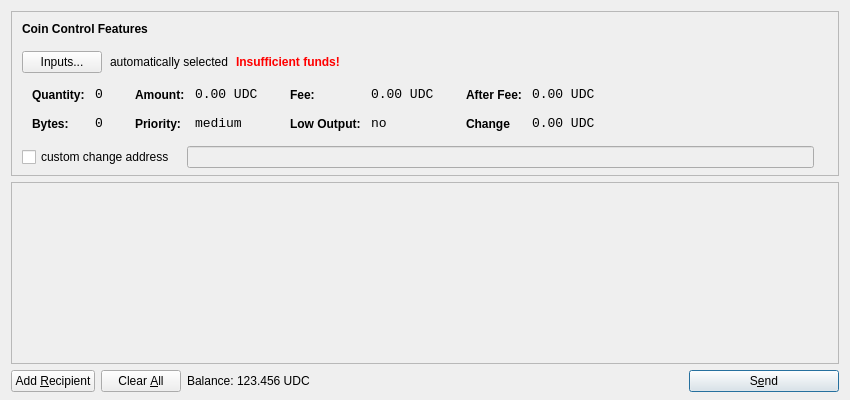
<?xml version="1.0" encoding="UTF-8"?>
<ui version="4.0">
 <class>SendCoinsDialog</class>
 <widget class="QDialog" name="SendCoinsDialog">
  <property name="geometry">
   <rect>
    <x>0</x>
    <y>0</y>
    <width>850</width>
    <height>400</height>
   </rect>
  </property>
  <property name="windowTitle">
   <string>Send Coins</string>
  </property>
  <layout class="QVBoxLayout" name="verticalLayout" stretch="0,1,0">
   <property name="bottomMargin">
    <number>8</number>
   </property>
   <item>
    <widget class="QFrame" name="frameCoinControl">
     <property name="sizePolicy">
      <sizepolicy hsizetype="Expanding" vsizetype="Expanding">
       <horstretch>0</horstretch>
       <verstretch>0</verstretch>
      </sizepolicy>
     </property>
     <property name="maximumSize">
      <size>
       <width>16777215</width>
       <height>16777215</height>
      </size>
     </property>
     <property name="frameShape">
      <enum>QFrame::StyledPanel</enum>
     </property>
     <property name="frameShadow">
      <enum>QFrame::Sunken</enum>
     </property>
     <layout class="QVBoxLayout" name="verticalLayoutCoinControl2">
      <property name="spacing">
       <number>-1</number>
      </property>
      <property name="leftMargin">
       <number>0</number>
      </property>
      <property name="topMargin">
       <number>0</number>
      </property>
      <property name="rightMargin">
       <number>0</number>
      </property>
      <property name="bottomMargin">
       <number>6</number>
      </property>
      <item>
       <layout class="QVBoxLayout" name="verticalLayoutCoinControl" stretch="0,0,0,0,1">
        <property name="spacing">
         <number>0</number>
        </property>
        <property name="leftMargin">
         <number>10</number>
        </property>
        <property name="topMargin">
         <number>10</number>
        </property>
        <item>
         <layout class="QHBoxLayout" name="horizontalLayoutCoinControl1">
          <property name="bottomMargin">
           <number>15</number>
          </property>
          <item>
           <widget class="QLabel" name="labelCoinControlFeatures">
            <property name="sizePolicy">
             <sizepolicy hsizetype="Preferred" vsizetype="Maximum">
              <horstretch>0</horstretch>
              <verstretch>0</verstretch>
             </sizepolicy>
            </property>
            <property name="font">
             <font>
              <weight>75</weight>
              <bold>true</bold>
             </font>
            </property>
            <property name="styleSheet">
             <string notr="true">font-weight:bold;</string>
            </property>
            <property name="text">
             <string>Coin Control Features</string>
            </property>
           </widget>
          </item>
         </layout>
        </item>
        <item>
         <layout class="QHBoxLayout" name="horizontalLayoutCoinControl2" stretch="0,0,0,0">
          <property name="spacing">
           <number>8</number>
          </property>
          <property name="bottomMargin">
           <number>10</number>
          </property>
          <item>
           <widget class="QPushButton" name="pushButtonCoinControl">
            <property name="styleSheet">
             <string notr="true"/>
            </property>
            <property name="text">
             <string>Inputs...</string>
            </property>
           </widget>
          </item>
          <item>
           <widget class="QLabel" name="labelCoinControlAutomaticallySelected">
            <property name="text">
             <string>automatically selected</string>
            </property>
            <property name="margin">
             <number>5</number>
            </property>
           </widget>
          </item>
          <item>
           <widget class="QLabel" name="labelCoinControlInsuffFunds">
            <property name="font">
             <font>
              <weight>75</weight>
              <bold>true</bold>
             </font>
            </property>
            <property name="styleSheet">
             <string notr="true">color:red;font-weight:bold;</string>
            </property>
            <property name="text">
             <string>Insufficient funds!</string>
            </property>
            <property name="margin">
             <number>5</number>
            </property>
           </widget>
          </item>
          <item>
           <spacer name="horizontalSpacerCoinControl">
            <property name="orientation">
             <enum>Qt::Horizontal</enum>
            </property>
            <property name="sizeHint" stdset="0">
             <size>
              <width>40</width>
              <height>1</height>
             </size>
            </property>
           </spacer>
          </item>
         </layout>
        </item>
        <item>
         <widget class="QWidget" name="widgetCoinControl" native="true">
          <property name="sizePolicy">
           <sizepolicy hsizetype="Preferred" vsizetype="Preferred">
            <horstretch>0</horstretch>
            <verstretch>0</verstretch>
           </sizepolicy>
          </property>
          <property name="minimumSize">
           <size>
            <width>0</width>
            <height>0</height>
           </size>
          </property>
          <property name="styleSheet">
           <string notr="true"/>
          </property>
          <layout class="QHBoxLayout" name="horizontalLayoutCoinControl5">
           <property name="margin">
            <number>0</number>
           </property>
           <item>
            <layout class="QHBoxLayout" name="horizontalLayoutCoinControl3" stretch="0,0,0,1">
             <property name="spacing">
              <number>20</number>
             </property>
             <property name="topMargin">
              <number>0</number>
             </property>
             <property name="bottomMargin">
              <number>10</number>
             </property>
             <item>
              <layout class="QFormLayout" name="formLayoutCoinControl1">
               <property name="horizontalSpacing">
                <number>10</number>
               </property>
               <property name="verticalSpacing">
                <number>14</number>
               </property>
               <property name="leftMargin">
                <number>10</number>
               </property>
               <property name="topMargin">
                <number>4</number>
               </property>
               <property name="rightMargin">
                <number>6</number>
               </property>
               <item row="0" column="0">
                <widget class="QLabel" name="labelCoinControlQuantityText">
                 <property name="styleSheet">
                  <string notr="true">font-weight:bold;</string>
                 </property>
                 <property name="text">
                  <string>Quantity:</string>
                 </property>
                 <property name="margin">
                  <number>0</number>
                 </property>
                </widget>
               </item>
               <item row="0" column="1">
                <widget class="QLabel" name="labelCoinControlQuantity">
                 <property name="font">
                  <font>
                   <family>Monospace</family>
                   <pointsize>10</pointsize>
                  </font>
                 </property>
                 <property name="cursor">
                  <cursorShape>IBeamCursor</cursorShape>
                 </property>
                 <property name="contextMenuPolicy">
                  <enum>Qt::ActionsContextMenu</enum>
                 </property>
                 <property name="text">
                  <string>0</string>
                 </property>
                 <property name="margin">
                  <number>0</number>
                 </property>
                 <property name="textInteractionFlags">
                  <set>Qt::LinksAccessibleByMouse|Qt::TextSelectableByKeyboard|Qt::TextSelectableByMouse</set>
                 </property>
                </widget>
               </item>
               <item row="1" column="0">
                <widget class="QLabel" name="labelCoinControlBytesText">
                 <property name="styleSheet">
                  <string notr="true">font-weight:bold;</string>
                 </property>
                 <property name="text">
                  <string>Bytes:</string>
                 </property>
                </widget>
               </item>
               <item row="1" column="1">
                <widget class="QLabel" name="labelCoinControlBytes">
                 <property name="font">
                  <font>
                   <family>Monospace</family>
                   <pointsize>10</pointsize>
                  </font>
                 </property>
                 <property name="cursor">
                  <cursorShape>IBeamCursor</cursorShape>
                 </property>
                 <property name="contextMenuPolicy">
                  <enum>Qt::ActionsContextMenu</enum>
                 </property>
                 <property name="text">
                  <string>0</string>
                 </property>
                 <property name="textInteractionFlags">
                  <set>Qt::LinksAccessibleByMouse|Qt::TextSelectableByKeyboard|Qt::TextSelectableByMouse</set>
                 </property>
                </widget>
               </item>
              </layout>
             </item>
             <item>
              <layout class="QFormLayout" name="formLayoutCoinControl2">
               <property name="horizontalSpacing">
                <number>10</number>
               </property>
               <property name="verticalSpacing">
                <number>14</number>
               </property>
               <property name="leftMargin">
                <number>6</number>
               </property>
               <property name="topMargin">
                <number>4</number>
               </property>
               <property name="rightMargin">
                <number>6</number>
               </property>
               <item row="0" column="0">
                <widget class="QLabel" name="labelCoinControlAmountText">
                 <property name="styleSheet">
                  <string notr="true">font-weight:bold;</string>
                 </property>
                 <property name="text">
                  <string>Amount:</string>
                 </property>
                 <property name="margin">
                  <number>0</number>
                 </property>
                </widget>
               </item>
               <item row="0" column="1">
                <widget class="QLabel" name="labelCoinControlAmount">
                 <property name="font">
                  <font>
                   <family>Monospace</family>
                   <pointsize>10</pointsize>
                  </font>
                 </property>
                 <property name="cursor">
                  <cursorShape>IBeamCursor</cursorShape>
                 </property>
                 <property name="contextMenuPolicy">
                  <enum>Qt::ActionsContextMenu</enum>
                 </property>
                 <property name="text">
                  <string>0.00 UDC</string>
                 </property>
                 <property name="textInteractionFlags">
                  <set>Qt::LinksAccessibleByMouse|Qt::TextSelectableByKeyboard|Qt::TextSelectableByMouse</set>
                 </property>
                </widget>
               </item>
               <item row="1" column="0">
                <widget class="QLabel" name="labelCoinControlPriorityText">
                 <property name="styleSheet">
                  <string notr="true">font-weight:bold;</string>
                 </property>
                 <property name="text">
                  <string>Priority:</string>
                 </property>
                </widget>
               </item>
               <item row="1" column="1">
                <widget class="QLabel" name="labelCoinControlPriority">
                 <property name="font">
                  <font>
                   <family>Monospace</family>
                   <pointsize>10</pointsize>
                  </font>
                 </property>
                 <property name="cursor">
                  <cursorShape>IBeamCursor</cursorShape>
                 </property>
                 <property name="contextMenuPolicy">
                  <enum>Qt::ActionsContextMenu</enum>
                 </property>
                 <property name="text">
                  <string>medium</string>
                 </property>
                 <property name="textInteractionFlags">
                  <set>Qt::LinksAccessibleByMouse|Qt::TextSelectableByKeyboard|Qt::TextSelectableByMouse</set>
                 </property>
                </widget>
               </item>
              </layout>
             </item>
             <item>
              <layout class="QFormLayout" name="formLayoutCoinControl3">
               <property name="horizontalSpacing">
                <number>10</number>
               </property>
               <property name="verticalSpacing">
                <number>14</number>
               </property>
               <property name="leftMargin">
                <number>6</number>
               </property>
               <property name="topMargin">
                <number>4</number>
               </property>
               <property name="rightMargin">
                <number>6</number>
               </property>
               <item row="0" column="0">
                <widget class="QLabel" name="labelCoinControlFeeText">
                 <property name="styleSheet">
                  <string notr="true">font-weight:bold;</string>
                 </property>
                 <property name="text">
                  <string>Fee:</string>
                 </property>
                 <property name="margin">
                  <number>0</number>
                 </property>
                </widget>
               </item>
               <item row="0" column="1">
                <widget class="QLabel" name="labelCoinControlFee">
                 <property name="font">
                  <font>
                   <family>Monospace</family>
                   <pointsize>10</pointsize>
                  </font>
                 </property>
                 <property name="cursor">
                  <cursorShape>IBeamCursor</cursorShape>
                 </property>
                 <property name="contextMenuPolicy">
                  <enum>Qt::ActionsContextMenu</enum>
                 </property>
                 <property name="text">
                  <string>0.00 UDC</string>
                 </property>
                 <property name="textInteractionFlags">
                  <set>Qt::LinksAccessibleByMouse|Qt::TextSelectableByKeyboard|Qt::TextSelectableByMouse</set>
                 </property>
                </widget>
               </item>
               <item row="1" column="0">
                <widget class="QLabel" name="labelCoinControlLowOutputText">
                 <property name="styleSheet">
                  <string notr="true">font-weight:bold;</string>
                 </property>
                 <property name="text">
                  <string>Low Output:</string>
                 </property>
                </widget>
               </item>
               <item row="1" column="1">
                <widget class="QLabel" name="labelCoinControlLowOutput">
                 <property name="font">
                  <font>
                   <family>Monospace</family>
                   <pointsize>10</pointsize>
                  </font>
                 </property>
                 <property name="cursor">
                  <cursorShape>IBeamCursor</cursorShape>
                 </property>
                 <property name="contextMenuPolicy">
                  <enum>Qt::ActionsContextMenu</enum>
                 </property>
                 <property name="text">
                  <string>no</string>
                 </property>
                 <property name="textInteractionFlags">
                  <set>Qt::LinksAccessibleByMouse|Qt::TextSelectableByKeyboard|Qt::TextSelectableByMouse</set>
                 </property>
                </widget>
               </item>
              </layout>
             </item>
             <item>
              <layout class="QFormLayout" name="formLayoutCoinControl4">
               <property name="horizontalSpacing">
                <number>10</number>
               </property>
               <property name="verticalSpacing">
                <number>14</number>
               </property>
               <property name="leftMargin">
                <number>6</number>
               </property>
               <property name="topMargin">
                <number>4</number>
               </property>
               <property name="rightMargin">
                <number>6</number>
               </property>
               <item row="0" column="0">
                <widget class="QLabel" name="labelCoinControlAfterFeeText">
                 <property name="styleSheet">
                  <string notr="true">font-weight:bold;</string>
                 </property>
                 <property name="text">
                  <string>After Fee:</string>
                 </property>
                 <property name="margin">
                  <number>0</number>
                 </property>
                </widget>
               </item>
               <item row="0" column="1">
                <widget class="QLabel" name="labelCoinControlAfterFee">
                 <property name="font">
                  <font>
                   <family>Monospace</family>
                   <pointsize>10</pointsize>
                  </font>
                 </property>
                 <property name="cursor">
                  <cursorShape>IBeamCursor</cursorShape>
                 </property>
                 <property name="contextMenuPolicy">
                  <enum>Qt::ActionsContextMenu</enum>
                 </property>
                 <property name="text">
                  <string>0.00 UDC</string>
                 </property>
                 <property name="textInteractionFlags">
                  <set>Qt::LinksAccessibleByMouse|Qt::TextSelectableByKeyboard|Qt::TextSelectableByMouse</set>
                 </property>
                </widget>
               </item>
               <item row="1" column="0">
                <widget class="QLabel" name="labelCoinControlChangeText">
                 <property name="styleSheet">
                  <string notr="true">font-weight:bold;</string>
                 </property>
                 <property name="text">
                  <string>Change</string>
                 </property>
                </widget>
               </item>
               <item row="1" column="1">
                <widget class="QLabel" name="labelCoinControlChange">
                 <property name="font">
                  <font>
                   <family>Monospace</family>
                   <pointsize>10</pointsize>
                  </font>
                 </property>
                 <property name="cursor">
                  <cursorShape>IBeamCursor</cursorShape>
                 </property>
                 <property name="contextMenuPolicy">
                  <enum>Qt::ActionsContextMenu</enum>
                 </property>
                 <property name="text">
                  <string>0.00 UDC</string>
                 </property>
                 <property name="textInteractionFlags">
                  <set>Qt::LinksAccessibleByMouse|Qt::TextSelectableByKeyboard|Qt::TextSelectableByMouse</set>
                 </property>
                </widget>
               </item>
              </layout>
             </item>
            </layout>
           </item>
          </layout>
         </widget>
        </item>
        <item>
         <layout class="QHBoxLayout" name="horizontalLayoutCoinControl4" stretch="0,0,0">
          <property name="spacing">
           <number>12</number>
          </property>
          <property name="sizeConstraint">
           <enum>QLayout::SetDefaultConstraint</enum>
          </property>
          <property name="topMargin">
           <number>5</number>
          </property>
          <property name="rightMargin">
           <number>5</number>
          </property>
          <item>
           <widget class="QCheckBox" name="checkBoxCoinControlChange">
            <property name="text">
             <string>custom change address</string>
            </property>
           </widget>
          </item>
          <item>
           <widget class="QLineEdit" name="lineEditCoinControlChange">
            <property name="enabled">
             <bool>false</bool>
            </property>
            <property name="sizePolicy">
             <sizepolicy hsizetype="Expanding" vsizetype="Fixed">
              <horstretch>0</horstretch>
              <verstretch>0</verstretch>
             </sizepolicy>
            </property>
           </widget>
          </item>
          <item>
           <widget class="QLabel" name="labelCoinControlChangeLabel">
            <property name="sizePolicy">
             <sizepolicy hsizetype="Preferred" vsizetype="Expanding">
              <horstretch>0</horstretch>
              <verstretch>0</verstretch>
             </sizepolicy>
            </property>
            <property name="minimumSize">
             <size>
              <width>0</width>
              <height>0</height>
             </size>
            </property>
            <property name="text">
             <string/>
            </property>
            <property name="margin">
             <number>3</number>
            </property>
           </widget>
          </item>
         </layout>
        </item>
        <item>
         <spacer name="verticalSpacerCoinControl">
          <property name="orientation">
           <enum>Qt::Vertical</enum>
          </property>
          <property name="sizeHint" stdset="0">
           <size>
            <width>800</width>
            <height>1</height>
           </size>
          </property>
         </spacer>
        </item>
       </layout>
      </item>
     </layout>
    </widget>
   </item>
   <item>
    <widget class="QScrollArea" name="scrollArea">
     <property name="widgetResizable">
      <bool>true</bool>
     </property>
     <widget class="QWidget" name="scrollAreaWidgetContents">
      <property name="geometry">
       <rect>
        <x>0</x>
        <y>0</y>
        <width>830</width>
        <height>165</height>
       </rect>
      </property>
      <layout class="QVBoxLayout" name="verticalLayout_2">
       <property name="margin">
        <number>0</number>
       </property>
       <item>
        <layout class="QVBoxLayout" name="entries">
         <property name="spacing">
          <number>6</number>
         </property>
        </layout>
       </item>
       <item>
        <spacer name="verticalSpacer">
         <property name="orientation">
          <enum>Qt::Vertical</enum>
         </property>
         <property name="sizeHint" stdset="0">
          <size>
           <width>20</width>
           <height>40</height>
          </size>
         </property>
        </spacer>
       </item>
      </layout>
     </widget>
    </widget>
   </item>
   <item>
    <layout class="QHBoxLayout" name="horizontalLayout">
     <item>
      <widget class="QPushButton" name="addButton">
       <property name="toolTip">
        <string>Send to multiple recipients at once</string>
       </property>
       <property name="text">
        <string>Add &amp;Recipient</string>
       </property>
       <property name="icon">
        <iconset resource="../bitcoin.qrc">
         <normaloff>:/icons/add</normaloff>:/icons/add</iconset>
       </property>
       <property name="autoDefault">
        <bool>false</bool>
       </property>
      </widget>
     </item>
     <item>
      <widget class="QPushButton" name="clearButton">
       <property name="sizePolicy">
        <sizepolicy hsizetype="Minimum" vsizetype="Fixed">
         <horstretch>0</horstretch>
         <verstretch>0</verstretch>
        </sizepolicy>
       </property>
       <property name="toolTip">
        <string>Remove all transaction fields</string>
       </property>
       <property name="text">
        <string>Clear &amp;All</string>
       </property>
       <property name="icon">
        <iconset resource="../bitcoin.qrc">
         <normaloff>:/icons/remove</normaloff>:/icons/remove</iconset>
       </property>
       <property name="autoRepeatDelay">
        <number>300</number>
       </property>
       <property name="autoDefault">
        <bool>false</bool>
       </property>
      </widget>
     </item>
     <item>
      <layout class="QHBoxLayout" name="horizontalLayout_2">
       <property name="spacing">
        <number>3</number>
       </property>
       <item>
        <widget class="QLabel" name="label">
         <property name="sizePolicy">
          <sizepolicy hsizetype="Preferred" vsizetype="Fixed">
           <horstretch>0</horstretch>
           <verstretch>0</verstretch>
          </sizepolicy>
         </property>
         <property name="text">
          <string>Balance:</string>
         </property>
        </widget>
       </item>
       <item>
        <widget class="QLabel" name="labelBalance">
         <property name="sizePolicy">
          <sizepolicy hsizetype="Preferred" vsizetype="Fixed">
           <horstretch>0</horstretch>
           <verstretch>0</verstretch>
          </sizepolicy>
         </property>
         <property name="cursor">
          <cursorShape>IBeamCursor</cursorShape>
         </property>
         <property name="text">
          <string>123.456 UDC</string>
         </property>
         <property name="textInteractionFlags">
          <set>Qt::LinksAccessibleByMouse|Qt::TextSelectableByKeyboard|Qt::TextSelectableByMouse</set>
         </property>
        </widget>
       </item>
      </layout>
     </item>
     <item>
      <spacer name="horizontalSpacer">
       <property name="orientation">
        <enum>Qt::Horizontal</enum>
       </property>
       <property name="sizeHint" stdset="0">
        <size>
         <width>40</width>
         <height>20</height>
        </size>
       </property>
      </spacer>
     </item>
     <item>
      <widget class="QPushButton" name="sendButton">
       <property name="minimumSize">
        <size>
         <width>150</width>
         <height>0</height>
        </size>
       </property>
       <property name="toolTip">
        <string>Confirm the send action</string>
       </property>
       <property name="text">
        <string>S&amp;end</string>
       </property>
       <property name="icon">
        <iconset resource="../bitcoin.qrc">
         <normaloff>:/icons/send</normaloff>:/icons/send</iconset>
       </property>
       <property name="default">
        <bool>true</bool>
       </property>
      </widget>
     </item>
    </layout>
   </item>
  </layout>
 </widget>
 <resources>
  <include location="../bitcoin.qrc"/>
 </resources>
 <connections/>
</ui>
